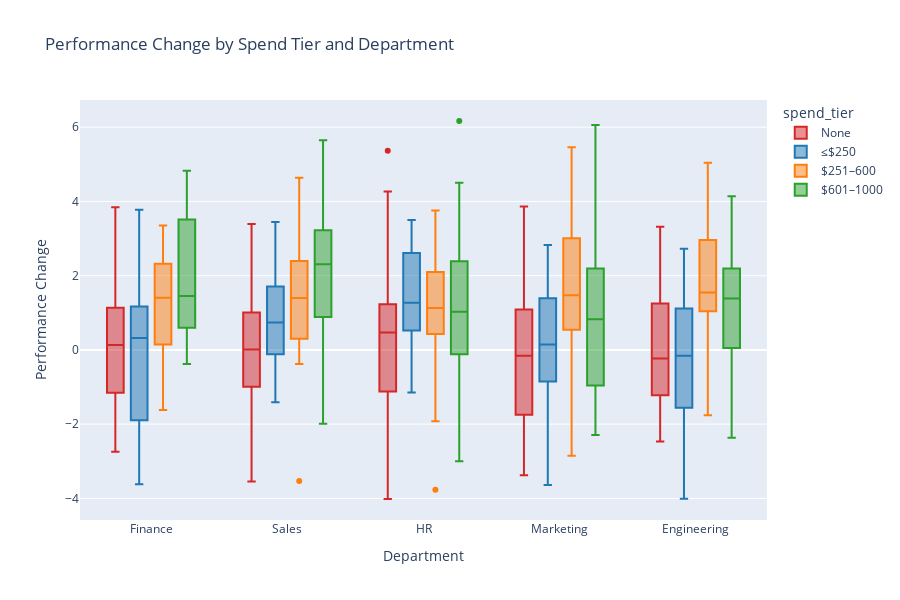

The notebook cell saved with this chart:
### Markdown cell above
## Performance Change by Spend Tier and Department

### Code cell
fig6_box = px.box(
    emp_combined,
    x="dept",
    y="perf_change",
    color="spend_tier",
    category_orders={"spend_tier": ["None", "≤$250", "$251–600", "$601–1000"]},
    title="Performance Change by Spend Tier and Department",
    labels={"perf_change": "Performance Change", "dept": "Department"},
    color_discrete_map=tier_colors
)
fig6_box.update_layout(height=600)
fig6_box.show()

### Figure 1 — Plotly figure (JSON) as saved in the notebook; plotly's stock layout.template omitted (floating-point values rounded to 4 significant figures; data arrays with more than 128 entries replaced by an {"elided": "..."} marker saying what was removed)
{"data": [{"alignmentgroup": "True", "hovertemplate": "spend_tier=None<br>Department=%{x}<br>Performance Change=%{y}<extra></extra>", "legendgroup": "None", "marker": {"color": "#d62728"}, "name": "None", "notched": false, "offsetgroup": "None", "orientation": "v", "showlegend": true, "type": "box", "x": {"elided": "145 str values"}, "x0": " ", "xaxis": "x", "y": {"elided": "145 float values"}, "y0": " ", "yaxis": "y"}, {"alignmentgroup": "True", "hovertemplate": "spend_tier=≤$250<br>Department=%{x}<br>Performance Change=%{y}<extra></extra>", "legendgroup": "≤$250", "marker": {"color": "#1f77b4"}, "name": "≤$250", "notched": false, "offsetgroup": "≤$250", "orientation": "v", "showlegend": true, "type": "box", "x": ["HR", "Finance", "Sales", "Marketing", "HR", "Engineering", "Marketing", "HR", "Finance", "Sales", "Finance", "Marketing", "Finance", "HR", "Marketing", "Sales", "Marketing", "HR", "Engineering", "Marketing", "Marketing", "Finance", "Sales", "Finance", "HR", "Finance", "Finance", "Engineering", "Sales", "HR", "Sales", "HR", "HR", "HR", "Sales", "Engineering", "Sales", "Finance", "Engineering", "HR", "HR", "Finance", "Marketing", "Marketing", "Sales", "Engineering", "HR", "Engineering", "Marketing", "Engineering", "HR", "Sales", "Finance", "Marketing", "Finance", "Sales", "Sales", "Engineering", "Finance", "Sales", "Engineering", "Sales", "Marketing", "Finance", "Sales", "Sales", "Sales", "Sales", "Engineering", "Engineering", "Sales", "Sales", "HR", "Sales", "Finance", "Finance", "Sales", "Sales", "Finance", "Engineering", "Finance", "HR", "Marketing", "Marketing", "Sales", "Finance", "Sales", "HR", "Marketing", "Finance", "HR", "Marketing", "Engineering", "Marketing", "Finance", "Engineering", "Finance"], "x0": " ", "xaxis": "x", "y": [0.5244, 3.68, 0.8604, -3.641, 0.7489, -2.909, 0.07495, 1.584, 0.5912, 0.7361, 2.038, -1.302, -1.711, 1.928, 1.657, -0.6811, -0.1212, 3.372, -0.1558, 0.3652, 0.8833, -2.624, 0.9614, 2.596, 0.9581, 0.9199, 0.4035, 2.108, -0.8031, 2.536, 0.346, 0.1874, 1.795, -0.7123, 1.56, 1.155, -1.32, -3.619, 2.674, 2.608, 0.5689, 1.166, 2.826, -1.193, -0.2408, 1.004, 0.5576, -1.613, 1.606, 0.8016, -0.5239, 2.053, 0.235, -1.372, -3.557, 1.361, 0.1872, 2.722, 0.08506, 1.648, -0.7977, 0.5068, 0.1436, -3.16, 2.188, 0.5626, -0.2498, -1.411, -1.974, 0.8115, 3.444, -0.07345, -1.148, 0.5594, 0.7114, 0.9247, 1.858, 1.662, 3.778, -4.01, -1.896, 3.282, -0.741, 2.799, 2.248, -1.415, 2.015, 2.656, 1.317, 3.291, 3.501, 0.1766, -1.409, -0.4696, -0.001726, -0.5547, -3.264], "y0": " ", "yaxis": "y"}, {"alignmentgroup": "True", "hovertemplate": "spend_tier=$251–600<br>Department=%{x}<br>Performance Change=%{y}<extra></extra>", "legendgroup": "$251–600", "marker": {"color": "#ff7f0e"}, "name": "$251–600", "notched": false, "offsetgroup": "$251–600", "orientation": "v", "showlegend": true, "type": "box", "x": ["Sales", "Marketing", "Sales", "Marketing", "Engineering", "HR", "Marketing", "Sales", "HR", "Engineering", "Engineering", "Marketing", "Marketing", "Sales", "Marketing", "Marketing", "Marketing", "Sales", "Sales", "Engineering", "Finance", "Finance", "Marketing", "Finance", "Finance", "Finance", "Finance", "Sales", "Engineering", "HR", "HR", "Finance", "HR", "HR", "Engineering", "Engineering", "Sales", "Marketing", "HR", "Marketing", "HR", "Sales", "Engineering", "Sales", "Marketing", "Marketing", "HR", "Engineering", "Engineering", "Marketing", "Marketing", "Finance", "Engineering", "Marketing", "Finance", "Engineering", "Sales", "Engineering", "Sales", "HR", "Marketing", "Sales", "Engineering", "Marketing", "HR", "Finance", "Sales", "HR", "Engineering", "Engineering", "Sales", "Finance", "HR", "Marketing", "Marketing", "Sales", "Sales", "HR", "Finance", "HR", "HR", "Finance", "Finance", "HR", "Engineering", "Engineering", "Sales", "Finance", "Engineering", "Marketing", "Finance", "Engineering", "Marketing", "Marketing", "HR", "Sales", "HR", "Engineering", "HR", "HR", "Marketing", "Finance", "Sales", "HR", "Finance", "Finance", "Marketing", "Engineering", "Sales", "HR"], "x0": " ", "xaxis": "x", "y": [0.01059, -0.168, 1.431, 1.472, -0.4494, 1.384, 5.46, 1.931, -1.884, -0.9016, 1.82, -2.853, 3.326, 4.287, 0.356, -0.5965, 0.6246, 3.235, -3.531, 1.042, 0.8865, 2.845, 1.191, 0.9693, -0.8533, 2.575, 2.041, 0.5357, -1.763, 0.808, 0.4201, 0.4827, 3.759, 0.8095, 1.621, 1.295, 1.249, -0.9328, 2.669, -1.557, 1.431, -0.3764, 5.046, -0.297, 3.729, 4.407, 1.813, 3.161, 1.323, 2.711, 3.448, 1.498, 2.962, 1.529, -1.042, 1.313, 2.377, 1.888, 2.764, 3.163, 0.6064, 1.397, 1.466, 0.9892, 3.022, 1.979, 0.02958, 1.131, 4.578, 2.69, 0.3904, 2.209, 0.02374, 2.051, 2.718, 4.638, 2.46, 0.9429, 2.363, -0.7522, -1.919, 3.354, 2.581, 1.521, -0.6113, 3.213, 2.094, 0.03684, 3.669, 2.898, -0.6081, 2.12, 4.732, 2.225, 2.511, 0.8491, 0.8709, -1.605, -3.77, 0.4496, 1.302, 0.9791, 0.5355, 1.381, -1.622, 1.404, 1.411, 1.051, 1.74, 2.191], "y0": " ", "yaxis": "y"}, {"alignmentgroup": "True", "hovertemplate": "spend_tier=$601–1000<br>Department=%{x}<br>Performance Change=%{y}<extra></extra>", "legendgroup": "$601–1000", "marker": {"color": "#2ca02c"}, "name": "$601–1000", "notched": false, "offsetgroup": "$601–1000", "orientation": "v", "showlegend": true, "type": "box", "x": {"elided": "148 str values"}, "x0": " ", "xaxis": "x", "y": {"elided": "148 float values"}, "y0": " ", "yaxis": "y"}], "layout": {"boxmode": "group", "height": 600, "legend": {"title": {"text": "spend_tier"}, "tracegroupgap": 0}, "title": {"text": "Performance Change by Spend Tier and Department"}, "xaxis": {"anchor": "y", "domain": [0, 1], "title": {"text": "Department"}}, "yaxis": {"anchor": "x", "domain": [0, 1], "title": {"text": "Performance Change"}}}}
